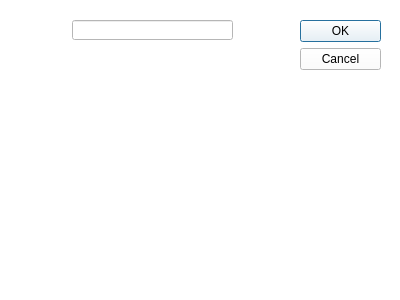
<?xml version="1.0" encoding="UTF-8"?>
<ui version="4.0">
 <class>AjouterIngredient</class>
 <widget class="QDialog" name="AjouterIngredient">
  <property name="geometry">
   <rect>
    <x>0</x>
    <y>0</y>
    <width>400</width>
    <height>300</height>
   </rect>
  </property>
  <property name="windowTitle">
   <string>Dialog</string>
  </property>
  <property name="styleSheet">
   <string notr="true">
background-color: white;
</string>
  </property>
  <widget class="QDialogButtonBox" name="buttonBox">
   <property name="geometry">
    <rect>
     <x>300</x>
     <y>20</y>
     <width>81</width>
     <height>241</height>
    </rect>
   </property>
   <property name="orientation">
    <enum>Qt::Vertical</enum>
   </property>
   <property name="standardButtons">
    <set>QDialogButtonBox::Cancel|QDialogButtonBox::Ok</set>
   </property>
  </widget>
  <widget class="QLineEdit" name="lineEdit">
   <property name="geometry">
    <rect>
     <x>72</x>
     <y>20</y>
     <width>161</width>
     <height>20</height>
    </rect>
   </property>
  </widget>
 </widget>
 <resources/>
 <connections>
  <connection>
   <sender>buttonBox</sender>
   <signal>accepted()</signal>
   <receiver>AjouterIngredient</receiver>
   <slot>accept()</slot>
   <hints>
    <hint type="sourcelabel">
     <x>248</x>
     <y>254</y>
    </hint>
    <hint type="destinationlabel">
     <x>157</x>
     <y>274</y>
    </hint>
   </hints>
  </connection>
  <connection>
   <sender>buttonBox</sender>
   <signal>rejected()</signal>
   <receiver>AjouterIngredient</receiver>
   <slot>reject()</slot>
   <hints>
    <hint type="sourcelabel">
     <x>316</x>
     <y>260</y>
    </hint>
    <hint type="destinationlabel">
     <x>286</x>
     <y>274</y>
    </hint>
   </hints>
  </connection>
 </connections>
</ui>
